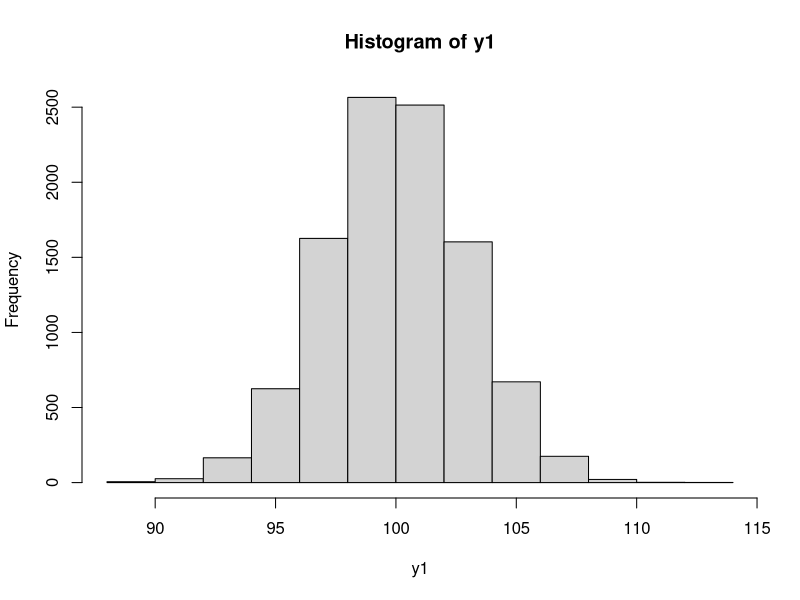
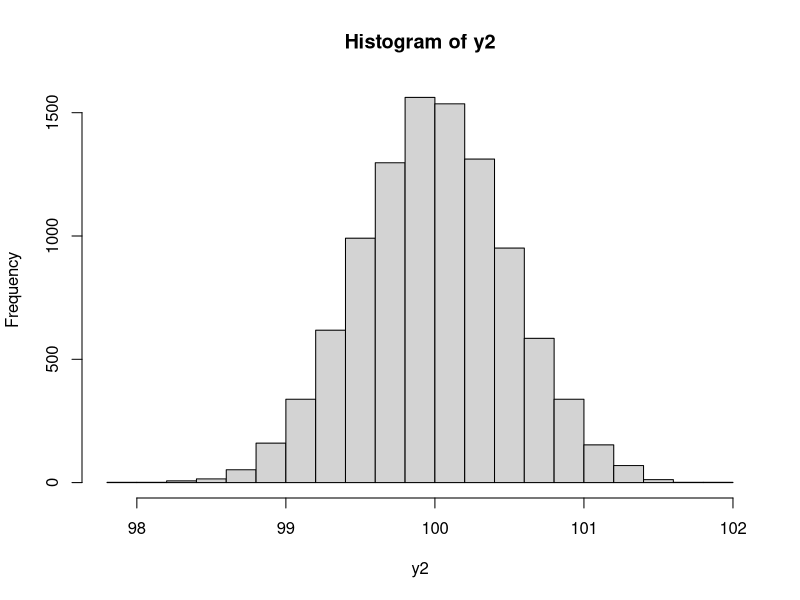
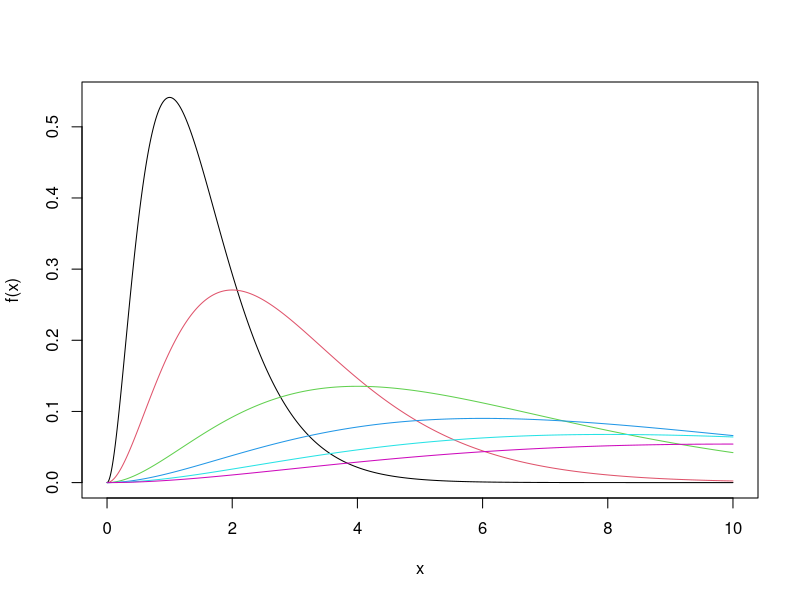
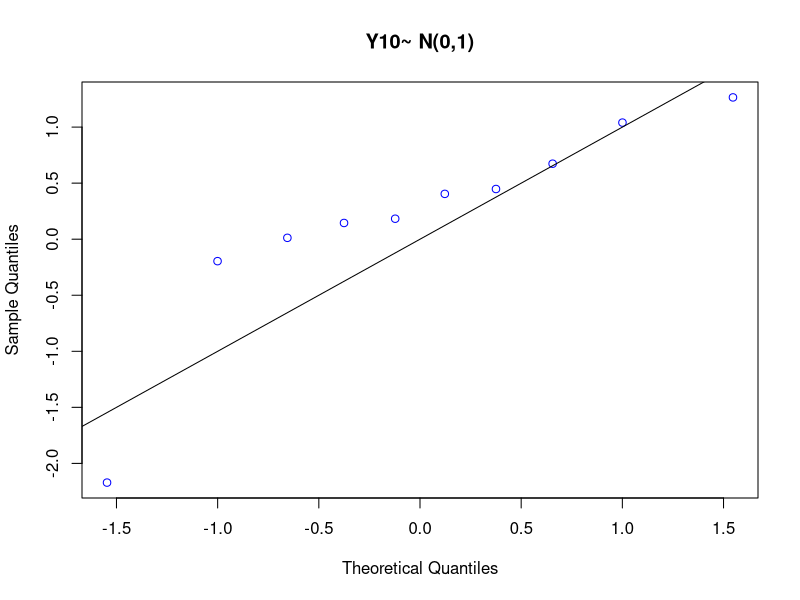
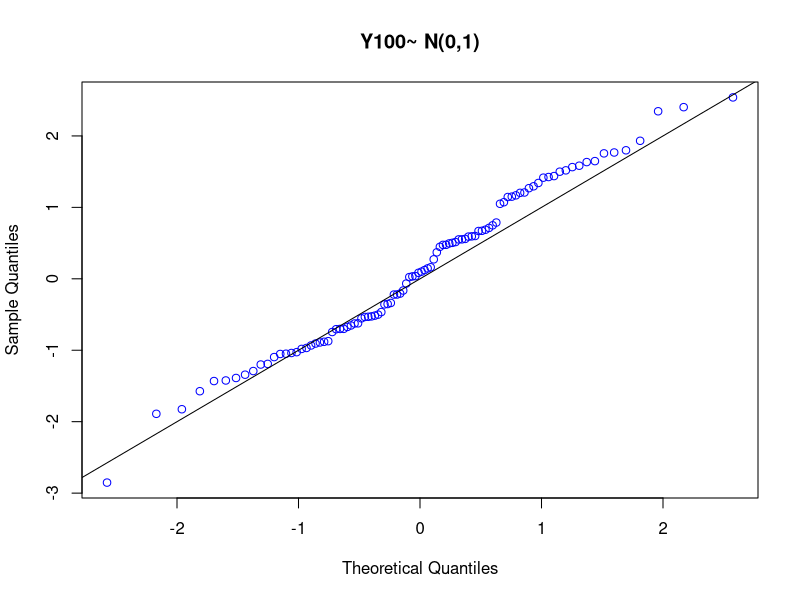
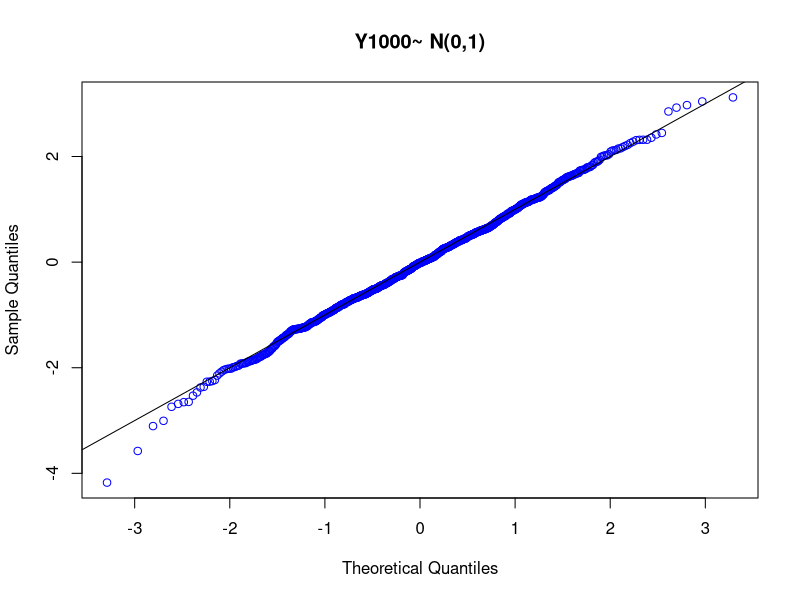
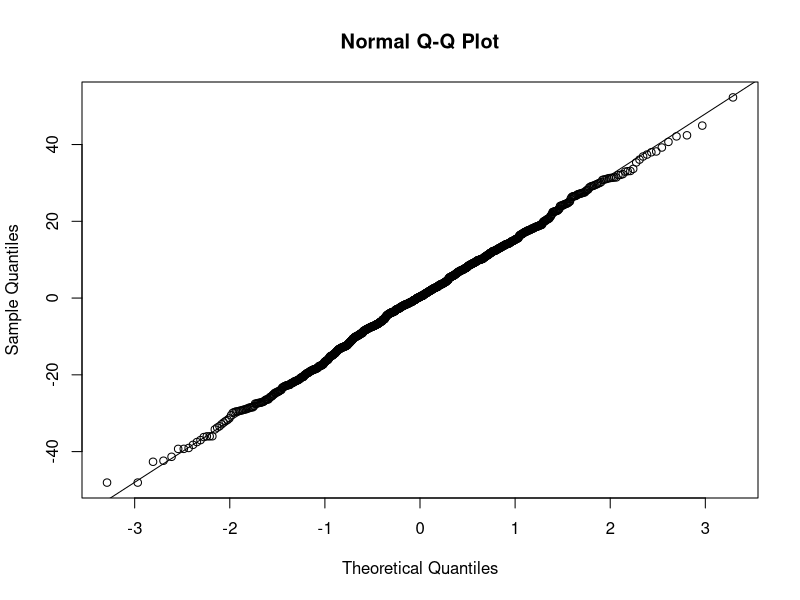
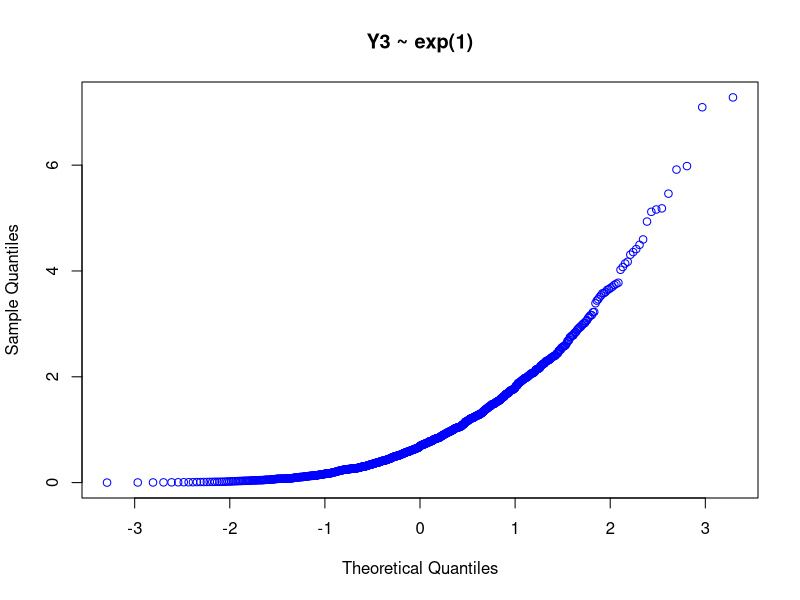

Recreate these plots in R, in order.
## ---- chunk 1
randomSample <- 10000
y1 <- y2 <- rep(NA,randomSample)

for (i in 1:randomSample) {
  y1[i] <- mean(rnorm(30,100,16))
  y2[i] <- mean(rnorm(1000,100,16))
}
mean(y1);sd(y1);hist(y1)
mean(y2);sd(y2);hist(y2)
## ---- chunk 2
16/sqrt(30)
16/sqrt(1000)

## ---- chunk 3
o <- 365
pr <- 1/365
res <- 1
for (i in 1:23 ) {
  res = res * pr * o 
  cat(i, " -- ",1 - res)
  print(' ')
  o = o - 1
  
}
#same result with pbirthday function
#for (i in 1:50 ) {
#  cat(" - it",i, "with p:",1 - pbirthday(i))}
## ---- chunk 4
ind<-0;iter<- 100000
for(i in 1:iter){
  s<-sample(1:365,50,replace=TRUE);d<- unique(s)
  ind<-ind+as.numeric(length(d)!=length(s)) }
ind/iter
## ---- chunk 5
y <- rbinom(10000000,3,0.50) #the following simulate 10000000 times the no. of successes in 3 trials.
head(y, 10)
mean(y)
sd(y)

rbinom(1,30000000,0.50)/10000000 #this simulate what the exercise is asking to do.
## ---- chunk 6
xx <- seq (0,10, l = 1000)
plot(xx, dgamma(xx, shape = 3, scale = .5), xlab ="x", ylab ="f(x)", type ="l")
lines(xx, dgamma(xx, shape = 3, scale = 1), col = 2)
lines(xx, dgamma(xx, shape = 3, scale = 2), col = 3)
lines(xx,  dgamma(xx, shape = 3, scale = 3), col = 4)
lines(xx,  dgamma(xx, shape = 3, scale = 4), col = 5)
lines(xx,  dgamma(xx, shape = 3, scale = 5), col = 6)

## ---- chunk 7
Y10 <-rnorm(10)
Y100 <-rnorm(100)
Y1000 <-rnorm(1000)

qqnorm(Y10,col='blue',main='Y10~ N(0,1)'); abline(0,1)
qqnorm(Y100,col='blue',main='Y100~ N(0,1)'); abline(0,1)
qqnorm(Y1000,col='blue',main='Y1000~ N(0,1)'); abline(0,1)
## ---- chunk 8
yb <- rnorm(1000, 0, 16)
qqnorm(yb)
abline(0,16)
## ---- chunk 9
ye <- rexp(1000)

qqnorm(ye,col='blue', main='Y3 ~ exp(1)') 
## ---- chunk 10
yu <- runif(1000)

qqnorm(yu, col='blue', main='Y4 ~ uniform(0,1)')  
## ---- chunk 11
yu <- runif(1000)
n=1000
q=qunif(c(1:n)/(n+1))
yu=sort(yu)
plot(q,yu)

## ---- chunk 12
#defining cdf function
cdf <- function(x){
  n<- 1000 # number of samples in measurements
  x_m <- rnorm(n,0,n/2) #generate set of measurements
  x_m <- sort(x_m) #sort measurements
  cdf <- c() #initialize vector for cdf
  
  for (i in 1:length(x)){
    j <- 1 #initialize the variable to count #(x_m[j]<x[i])
    while((x_m[j]<x[i])&& (j-1)<length(x_m)){
      j <- j+1  #increase j in case x_m[j]<x[i]
    }
    cdf <- c(cdf, ((j-1)/length(x_m))) #add cdf of x[i]
  }
  
  #print cdf of each corresponding x
  print("Corresponding c.d.f.")
  print(cdf)
    
}
#end of function

#generate observations
n<- 20
m <- 0
x<- rnorm(n,m,n)
print("observed values")
print(x)

#calling the function
cdf(x)

## ---- chunk 13
cdf <- function(x,plot.cdf){
  n<- 1000 # number of samples
  x_m <- rnorm(n,0,n/2) #generate set of measurements
  x_m <- sort(x_m) #sort measurements
  cdf <- c() #initialize vector for cdf
  
  for (i in 1:length(x)){
    j <- 1
    while((x_m[j]<x[i])&& (j-1)<length(x_m)){
      j <- j+1      
    }
    cdf <- c(cdf, ((j-1)/length(x_m)))
  }
  
  #print cdf of each corresponding x
  print("Corresponding c.d.f.")
  print(cdf)
  
  
    
    #for plotting cdf in the form of steps
    if(plot.cdf == TRUE){
      
      x<-sort(x)
      cdf<- sort(cdf)
      plot(x,cdf,type='s',xlab="Observed values", ylab = "c.d.f.")
    }
    
    
}

#generate observations
n<- 20
m <- 0
x<- rnorm(n,m,n)
print("observed values")
print(x)
plot.cdf <- TRUE

#calling the function
cdf(x,plot.cdf)

